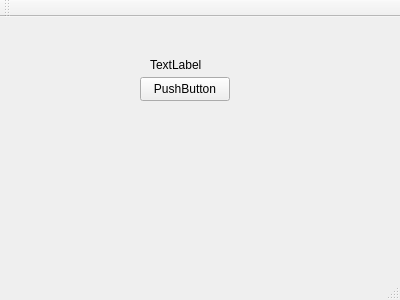
<?xml version="1.0" encoding="UTF-8"?>
<ui version="4.0">
 <class>MainWindow</class>
 <widget class="QMainWindow" name="MainWindow">
  <property name="geometry">
   <rect>
    <x>0</x>
    <y>0</y>
    <width>400</width>
    <height>300</height>
   </rect>
  </property>
  <property name="windowTitle">
   <string>MainWindow</string>
  </property>
  <widget class="QWidget" name="centralWidget">
   <widget class="QLabel" name="label">
    <property name="geometry">
     <rect>
      <x>150</x>
      <y>40</y>
      <width>101</width>
      <height>16</height>
     </rect>
    </property>
    <property name="text">
     <string>TextLabel</string>
    </property>
   </widget>
   <widget class="QPushButton" name="pushButton">
    <property name="geometry">
     <rect>
      <x>140</x>
      <y>60</y>
      <width>90</width>
      <height>24</height>
     </rect>
    </property>
    <property name="text">
     <string>PushButton</string>
    </property>
   </widget>
  </widget>
  <widget class="QMenuBar" name="menuBar">
   <property name="geometry">
    <rect>
     <x>0</x>
     <y>0</y>
     <width>400</width>
     <height>27</height>
    </rect>
   </property>
  </widget>
  <widget class="QToolBar" name="mainToolBar">
   <attribute name="toolBarArea">
    <enum>TopToolBarArea</enum>
   </attribute>
   <attribute name="toolBarBreak">
    <bool>false</bool>
   </attribute>
  </widget>
  <widget class="QStatusBar" name="statusBar"/>
 </widget>
 <layoutdefault spacing="6" margin="11"/>
 <resources/>
 <connections/>
</ui>
